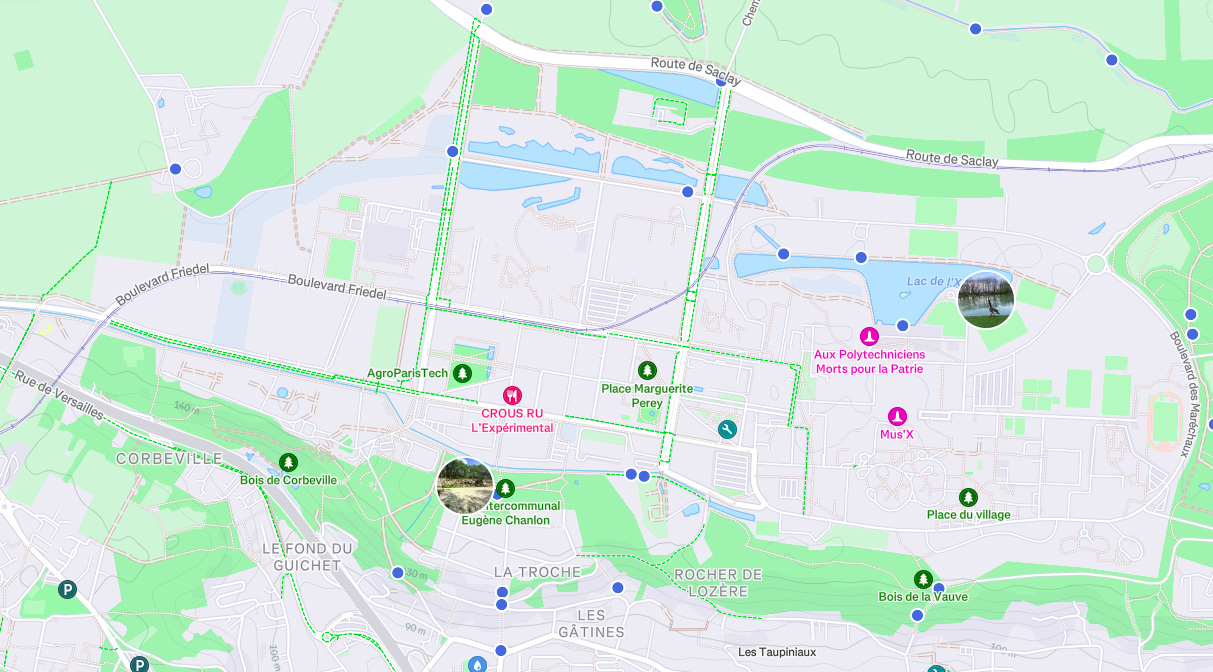
#> input picture im1.png, 1213 x 672 px
$ jupyter execute --allow-errors test.ipynb
#> lines starting #> are read from the running program, lines starting #| are printed output that depends on the picture
[cell 1]
# Load image im1.png and im2.png and display them side by side

import cv2
import matplotlib.pyplot as plt
import numpy as np

# Load the images
im1 = cv2.imread('im1.png')
#> im1 is the input picture: shape (672, 1213, 3); mean B, G, R 221.7, 234.2, 211.6
im2 = cv2.imread('im2.png')
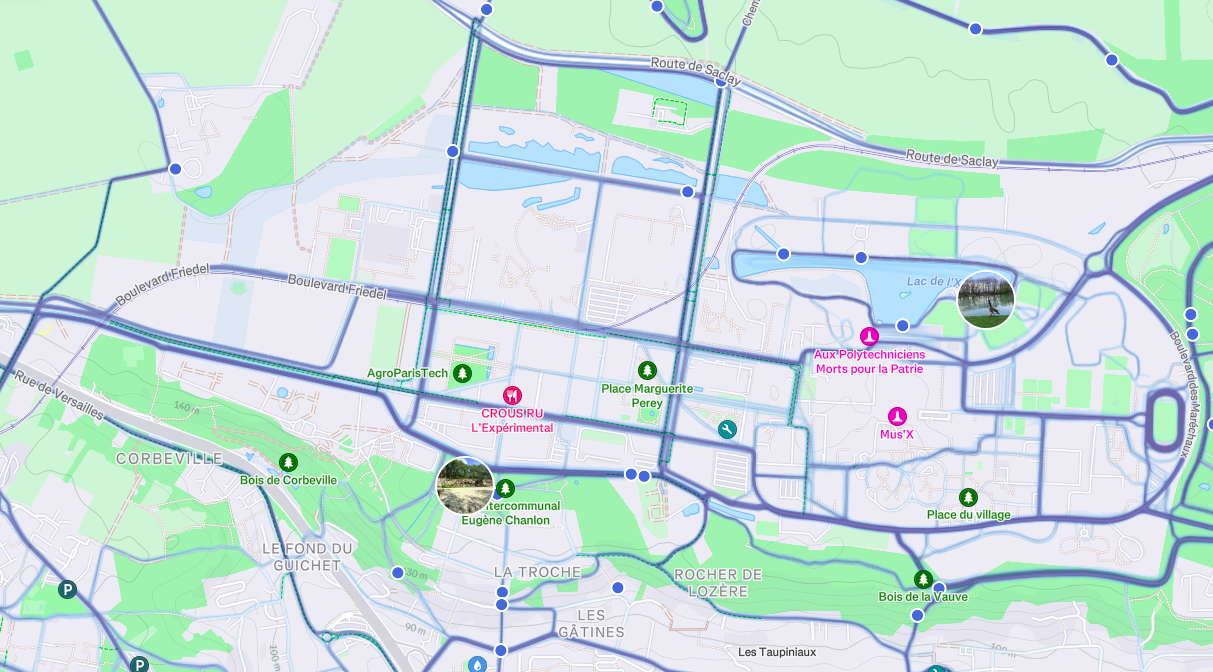
#> input picture im2.png, 1213 x 672 px
#> im2 is the input picture: shape (672, 1213, 3); mean B, G, R 219.6, 225.7, 201.3

# Display the images
plt.subplot(1, 2, 1)
plt.imshow(cv2.cvtColor(im1, cv2.COLOR_BGR2RGB))
plt.subplot(1, 2, 2)
plt.imshow(cv2.cvtColor(im2, cv2.COLOR_BGR2RGB))
plt.show()
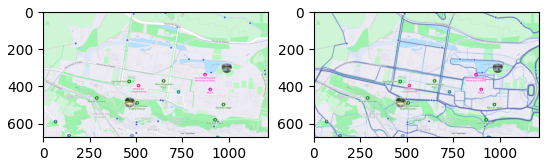
#> figure drawn by matplotlib, 2 panels
